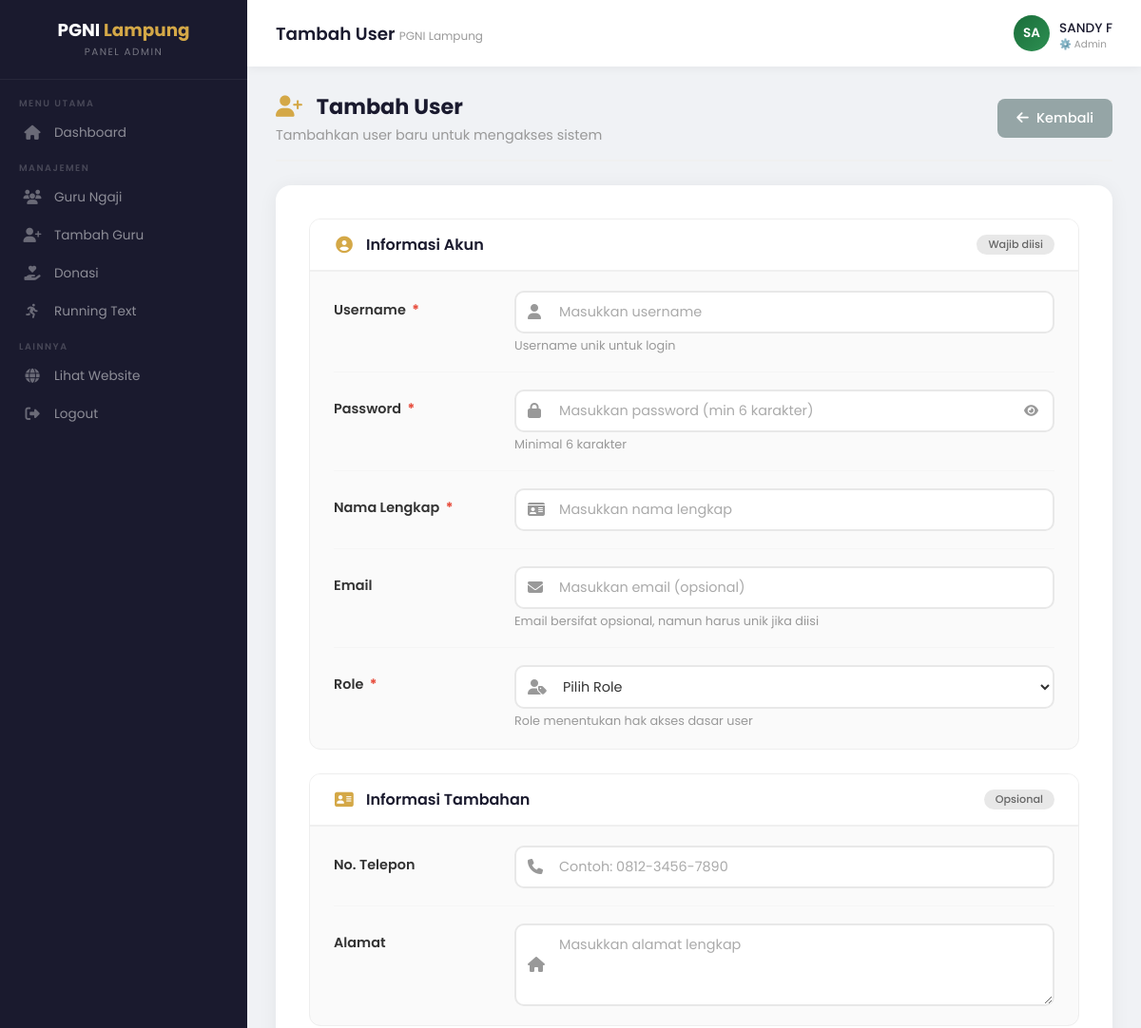
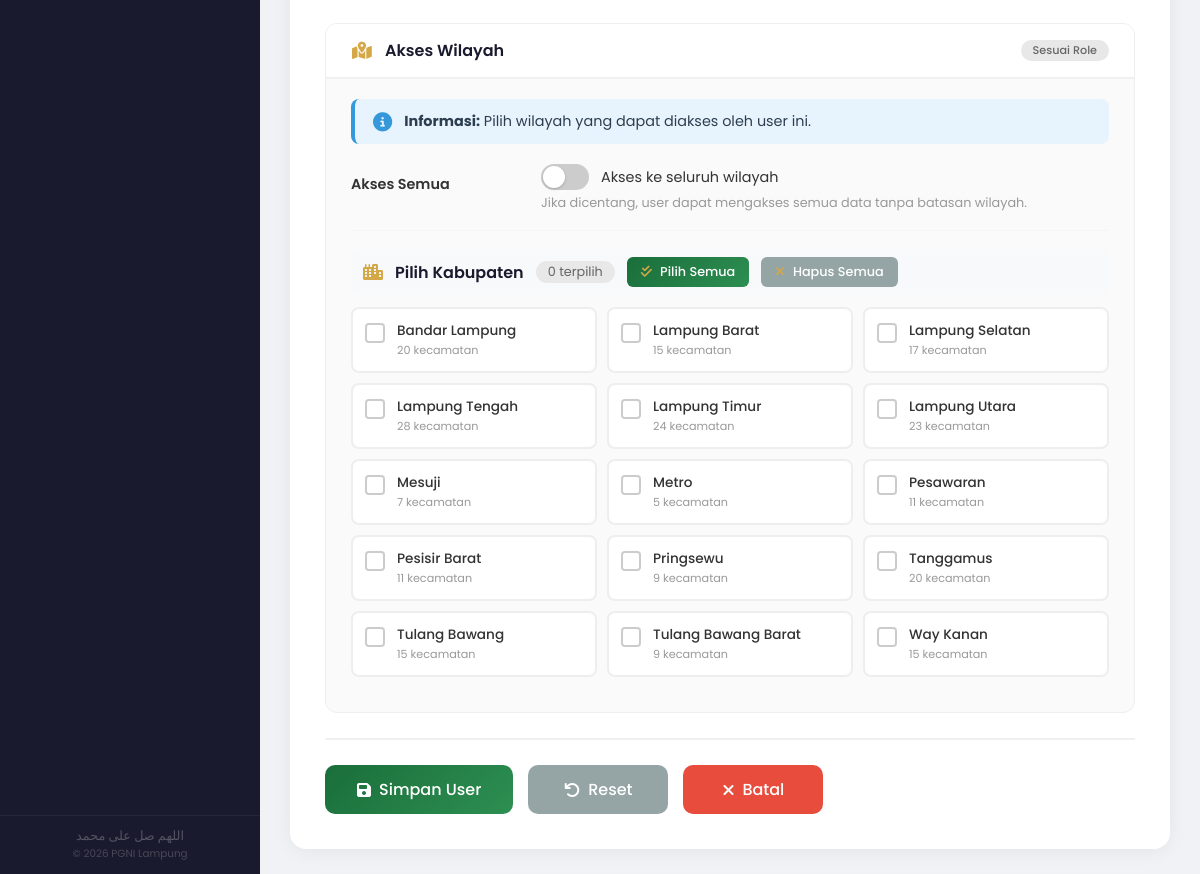
The app's page /admin/user_tambah.php (signed in) with its own data (2 pictures, top to bottom).
### tables this page shows
CREATE TABLE `kabupaten` (
  `id` int(11) NOT NULL AUTO_INCREMENT,
  `provinsi_id` int(11) DEFAULT NULL,
  `nama` varchar(100) NOT NULL,
  `kode` varchar(10) DEFAULT NULL,
  `created_at` datetime DEFAULT current_timestamp(),
  PRIMARY KEY (`id`),
  KEY `provinsi_id` (`provinsi_id`)
);

### admin/user_tambah.php (the view, shortened to what this page needs)
<?php
$root_path = dirname(__DIR__);
require_once $root_path . '/include/functions.php';
$query_kabupaten = "SELECT * FROM kabupaten ORDER BY nama";
$kabupaten_list = mysqli_query($conn, $query_kabupaten);
include 'include/admin_header.php';
?>
<!DOCTYPE html>
<html>
<head>
</head>
<body>
<div class="page-header">
    <div class="page-header-left">
        <h2><i class="fas fa-user-plus"></i> Tambah User</h2>
        <p class="text-muted">Tambahkan user baru untuk mengakses sistem</p>
    </div>
    <div class="page-header-right">
        <a href="user.php" class="btn btn-secondary">
            <i class="fas fa-arrow-left"></i> Kembali
        </a>
    </div>
</div>
<div class="form-wrapper">
    <form action="" method="POST" id="formTambahUser">
        <div class="form-section">
            <div class="form-section-header">
                <i class="fas fa-user-circle"></i>
                <h3>Informasi Akun</h3>
                <span class="section-badge">Wajib diisi</span>
            </div>
            <div class="form-section-body">
                <div class="form-group-row">
                    <label for="username" class="form-label">Username <span class="required">*</span></label>
                    <div class="form-control-wrap">
                        <div class="input-group">
                            <span class="input-icon"><i class="fas fa-user"></i></span>
                            <input type="text" class="form-control" id="username" name="username"
                                   placeholder="Masukkan username" required
                                   value="<?php echo isset($_POST['username']) ? htmlspecialchars($_POST['username']) : ''; ?>">
                        </div>
                        <small class="form-text text-muted">Username unik untuk login</small>
                    </div>
                </div>
                <div class="form-group-row">
                    <label for="password" class="form-label">Password <span class="required">*</span></label>
                    <div class="form-control-wrap">
                        <div class="input-group">
                            <span class="input-icon"><i class="fas fa-lock"></i></span>
                            <input type="password" class="form-control" id="password" name="password"
                                   placeholder="Masukkan password (min 6 karakter)" required minlength="6">
                            <button type="button" class="btn-toggle-password" onclick="togglePassword()">
                                <i class="fas fa-eye" id="eyeIcon"></i>
                            </button>
                        </div>
                        <small class="form-text text-muted">Minimal 6 karakter</small>
                    </div>
                </div>
                <div class="form-group-row">
                    <label for="nama_lengkap" class="form-label">Nama Lengkap <span class="required">*</span></label>
                    <div class="form-control-wrap">
                        <div class="input-group">
                            <span class="input-icon"><i class="fas fa-id-card"></i></span>
                            <input type="text" class="form-control" id="nama_lengkap" name="nama_lengkap"
                                   placeholder="Masukkan nama lengkap" required
                                   value="<?php echo isset($_POST['nama_lengkap']) ? htmlspecialchars($_POST['nama_lengkap']) : ''; ?>">
                        </div>
                    </div>
                </div>
                <div class="form-group-row">
                    <label for="email" class="form-label">Email</label>
                    <div class="form-control-wrap">
                        <div class="input-group">
                            <span class="input-icon"><i class="fas fa-envelope"></i></span>
                            <input type="email" class="form-control" id="email" name="email"
                                   placeholder="Masukkan email (opsional)"
                                   value="<?php echo isset($_POST['email']) ? htmlspecialchars($_POST['email']) : ''; ?>">
                        </div>
                        <small class="form-text text-muted">Email bersifat opsional, namun harus unik jika diisi</small>
                    </div>
                </div>
                <div class="form-group-row">
                    <label for="role" class="form-label">Role <span class="required">*</span></label>
                    <div class="form-control-wrap">
                        <div class="input-group">
                            <span class="input-icon"><i class="fas fa-user-tag"></i></span>
                            <select class="form-control" id="role" name="role" required onchange="toggleRoleOptions()">
                                <option value="">Pilih Role</option>
                            </select>
                        </div>
                        <small class="form-text text-muted">Role menentukan hak akses dasar user</small>
                    </div>
                </div>
            </div>
        </div>
        <div class="form-section">
            <div class="form-section-header">
                <i class="fas fa-address-card"></i>
                <h3>Informasi Tambahan</h3>
                <span class="section-badge">Opsional</span>
            </div>
            <div class="form-section-body">
                <div class="form-group-row">
                    <label for="no_telepon" class="form-label">No. Telepon</label>
                    <div class="form-control-wrap">
                        <div class="input-group">
                            <span class="input-icon"><i class="fas fa-phone"></i></span>
                            <input type="text" class="form-control" id="no_telepon" name="no_telepon"
                                   placeholder="Contoh: 0812-3456-7890"
                                   value="<?php echo isset($_POST['no_telepon']) ? htmlspecialchars($_POST['no_telepon']) : ''; ?>">
                        </div>
                    </div>
                </div>
                <div class="form-group-row">
                    <label for="alamat" class="form-label">Alamat</label>
                    <div class="form-control-wrap">
                        <div class="input-group">
                            <span class="input-icon"><i class="fas fa-home"></i></span>
                            <textarea class="form-control" id="alamat" name="alamat" rows="3"
                                      placeholder="Masukkan alamat lengkap"><?php echo isset($_POST['alamat']) ? htmlspecialchars($_POST['alamat']) : ''; ?></textarea>
                        </div>
                    </div>
                </div>
            </div>
        </div>
        <div class="form-section" id="wilayahSection">
            <div class="form-section-header">
                <i class="fas fa-map-marked-alt"></i>
                <h3>Akses Wilayah</h3>
                <span class="section-badge">Sesuai Role</span>
            </div>
            <div class="form-section-body">
                <div class="wilayah-info-box">
                    <i class="fas fa-info-circle"></i>
                    <div>
                        <strong>Informasi:</strong>
                        <span id="wilayahInfoText">Pilih wilayah yang dapat diakses oleh user ini.</span>
                    </div>
                </div>
                <div class="form-group-row">
                    <label class="form-label">Akses Semua</label>
                    <div class="form-control-wrap">
                        <label class="checkbox-toggle">
                            <span class="toggle-slider"></span>
                            <span class="toggle-label">Akses ke seluruh wilayah</span>
                        </label>
                        <small class="form-text text-muted">Jika dicentang, user dapat mengakses semua data tanpa batasan wilayah.</small>
                    </div>
                </div>
                <div id="wilayah_container" style="<?php echo (isset($_POST['akses_semua'])) ? 'display:none;' : ''; ?>">
                    <div class="wilayah-section-title">
                        <i class="fas fa-city"></i> Pilih Kabupaten
                        <span class="badge-count" id="kabupaten_count">0 terpilih</span>
                        <button type="button" class="btn btn-sm btn-primary" onclick="selectAllKabupaten()">
                            <i class="fas fa-check-double"></i> Pilih Semua
                        </button>
                        <button type="button" class="btn btn-sm btn-secondary" onclick="deselectAllKabupaten()">
                            <i class="fas fa-times"></i> Hapus Semua
                        </button>
                    </div>
                    <div class="wilayah-grid" id="kabupaten_grid">
                        <?php
                        $selected_kab = isset($_POST['kabupaten']) ? $_POST['kabupaten'] : [];
                        mysqli_data_seek($kabupaten_list, 0);
                        while ($kab = mysqli_fetch_assoc($kabupaten_list)):
                            $checked = in_array($kab['id'], $selected_kab);
                        ?>
                            <div class="wilayah-card kabupaten-card <?php echo $checked ? 'selected' : ''; ?>" data-id="<?php echo $kab['id']; ?>">
                                <label class="wilayah-checkbox">
                                    <span class="checkmark"></span>
                                    <div class="wilayah-label">
                                        <span class="wilayah-name"><?php echo htmlspecialchars($kab['nama']); ?></span>
                                        <span class="wilayah-count" id="kab_count_<?php echo $kab['id']; ?>">
                                            <?php
                                            $count_kec = mysqli_query($conn, "SELECT COUNT(*) as total FROM kecamatan WHERE kabupaten_id = " . $kab['id']);
                                            $total_kec = mysqli_fetch_assoc($count_kec);
                                            echo $total_kec['total'] . ' kecamatan';
                                            ?>
                                        </span>
                                    </div>
                                </label>
                            </div>
                        <?php endwhile; ?>
                    </div>
                </div>
            </div>
        </div>
        <div class="form-actions">
            <button type="submit" class="btn btn-primary btn-lg">
                <i class="fas fa-save"></i> Simpan User
            </button>
            <button type="reset" class="btn btn-secondary btn-lg">
                <i class="fas fa-undo"></i> Reset
            </button>
            <a href="user.php" class="btn btn-danger btn-lg">
                <i class="fas fa-times"></i> Batal
            </a>
        </div>
    </form>
</div>
<?php include 'include/admin_footer.php'; ?>
</body>
</html>

### admin/include/admin_header.php (style rules this page uses)
:root { --primary: #1a6e3a; --primary-dark: #0e4a26; --primary-light: #2d8f52; --gold: #d4a847; --gold-light: #f0dba8; --dark: #1a1a2e; --sidebar-width: 260px; --header-height: 70px; --transition: all 0.3s ease; }
* { margin: 0; padding: 0; box-sizing: border-box; }
body { font-family: 'Poppins', sans-serif; background: #f0f2f5; direction: ltr; display: flex; min-height: 100vh; }

### records on screen
kabupaten: nama "Bandar Lampung", total "20"
kabupaten: nama "Lampung Barat", total "15"
kabupaten: nama "Lampung Selatan", total "17"
kabupaten: nama "Lampung Tengah", total "28"
kabupaten: nama "Lampung Timur", total "24"
kabupaten: nama "Lampung Utara", total "23"
kabupaten: nama "Mesuji", total "7"
kabupaten: nama "Metro", total "5"
kabupaten: nama "Pesawaran", total "11"
kabupaten: nama "Pesisir Barat", total "11"
kabupaten: nama "Pringsewu", total "9"
kabupaten: nama "Tanggamus", total "20"
kabupaten: nama "Tulang Bawang", total "15"
kabupaten: nama "Tulang Bawang Barat", total "9"
kabupaten: nama "Way Kanan", total "15"

### other values on screen
$title "Tambah User"
substr($_SESSION['nama_lengkap'] ?? 'A', 0, 2) "SA"
$_SESSION['nama_lengkap'] "SANDY F"
$role_display[$_SESSION['role'] ?? 'admin'] "⚙️ Admin"
